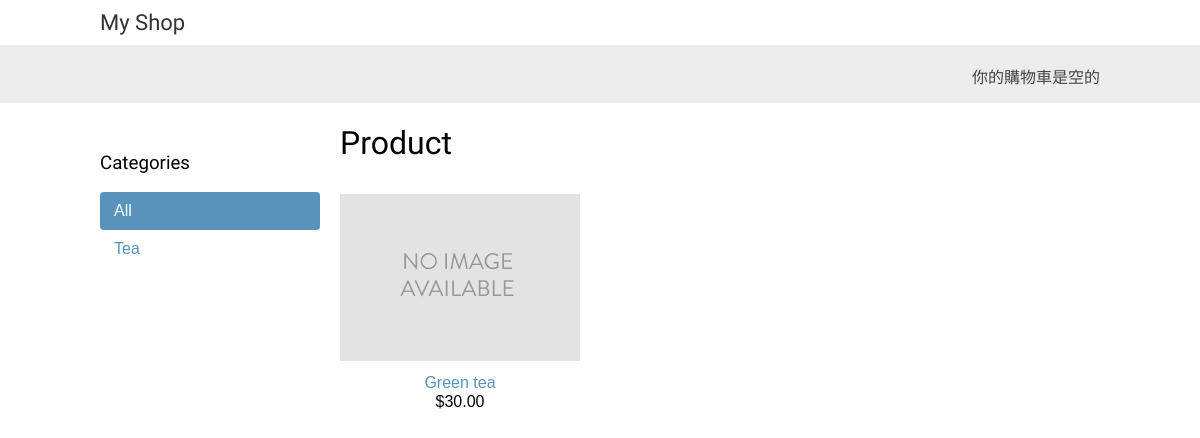
/, run on an earlier commit of the app's database.
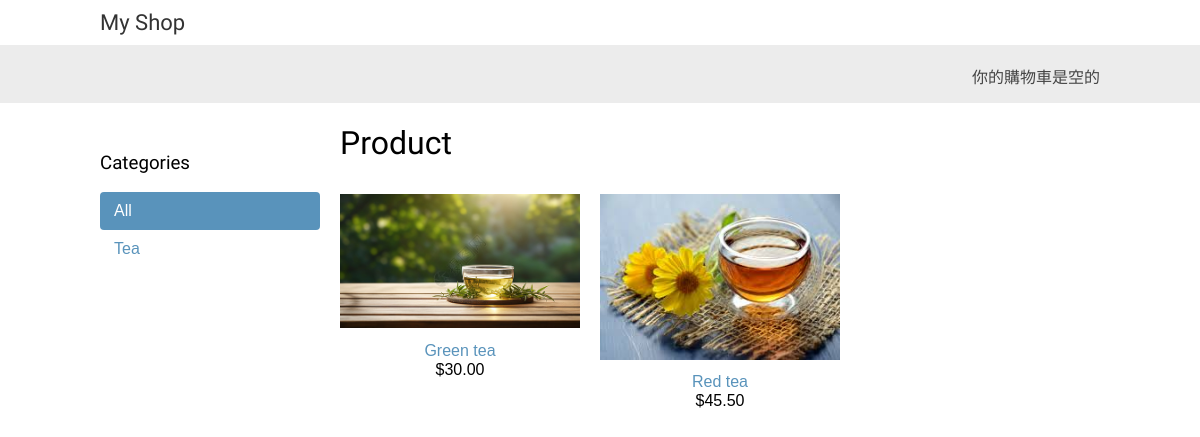
And on a later commit of the database.
### shop/models.py (models this page shows, shortened)
class Category(models.Model):
    name = models.CharField(max_length=200)
    slug = models.SlugField(max_length=200, unique=True)
    class Meta:
        ordering = ['name']
        indexes = [
            models.Index(fields=['name']),
        ]
        verbose_name = 'category'
        verbose_name_plural = 'categories'
    def get_absolute_url(self):
        return reverse('shop:product_list_by_category', args=[self.slug])

class Product(models.Model):
    category = models.ForeignKey(Category, related_name='products', on_delete=models.CASCADE)
    name = models.CharField(max_length=200)
    slug = models.SlugField(max_length=200)
    image = models.ImageField(upload_to='products/%Y/%m/%d', blank=True)
    description = models.TextField(blank=True)
    price = models.DecimalField(max_digits=10, decimal_places=2)
    available = models.BooleanField(default=True)
    created = models.DateTimeField(auto_now_add=True)
    updated = models.DateTimeField(auto_now=True)
    class Meta:
        ordering = ['name']
        indexes = [models.Index(fields=['id', 'slug']),
                   models.Index(fields=['name']),
                   models.Index(fields=['-created'])]
    def get_absolute_url(self):
        return reverse('shop:product_detail', args=[self.id, self.slug])

### shop/views.py (the view)
# urls.py: path('', views.product_list, name='product_list'),
def product_list(request, category_slug=None):
    category = None
    categories = Category.objects.all()
    products = Product.objects.filter(available=True)
    if category_slug:
        category = get_object_or_404(Category, slug=category_slug)
        products = products.filter(category=category)
    return render(request=request, template_name='shop/product/list.html',
                  context={'category': category,
                           'categories': categories,
                           'products': products})

### cart/cart.py (called while the page is built)
    def __len__(self):
        return sum(item['quantity'] for item in self.cart.values())

### cart/context_processors.py (called while the page is built)
def cart(request):
    return {'cart': Cart(request)}

### shop/templates/shop/product/list.html (shortened to what this page needs)
{% extends 'shop/base.html' %}
{% load static %}
{% block content %}
    <div id="sidebar">
        <h3>Categories</h3>
        <ul>
            <li {% if not category %} class="selected" {% endif %}>
                <a href="{% url 'shop:product_list' %}">All</a>
            </li>
            {% for c in categories %}
                <li {% if category.slug == c.slug %} class="selected" {% endif %}>
                    <a href="{{ c.get_absolute_url }}">{{ c.name }}</a>
                </li>
            {% endfor %}
        </ul>
    </div>
    <div id="main" class="product-list">
        <h1>{% if category %}{{ category.name }}{% else %}Product{% endif %}</h1>
        {% for product in products %}
            <div class="item">
                <a href="{{ product.get_absolute_url }}">
                    <img src="{% if product.image %}{{ product.image.url }}{% else %}{% static 'img/no_image.png' %}{% endif %}">
                </a>
                <a href="{{ product.get_absolute_url }}">{{ product.name }}</a>
                <br>
                ${{ product.price }}
            </div>
        {% endfor %}
    </div>
{% endblock %}

### shop/templates/shop/base.html (shortened to what this page needs)
<!DOCTYPE html>
<html lang="en">
<head>
    {% load static %}
    <link href="{% static 'base.css' %}" rel="stylesheet">
</head>
<body>
    <div id="header">
        <a href="/" class="logo">My Shop</a>
    </div>
    <div id="subheader">
        <div class="cart">
            {% with total_items=cart|length %}
                {% if total_items > 0 %}
                    你的購物車共有<a href="{% url 'cart:cart_detail' %}">{{ total_items }} 件商品，${{ cart.get_total_price }}</a>
                {% else %}
                    你的購物車是空的
                {% endif %}
            {% endwith %}
        </div>
    </div>
    <div id="content">
        {% block content %}
        {% endblock %}
    </div>
</body>
</html>

### shop/static/base.css (style rules this page uses)
body { margin:0; padding:0; font-family:helvetica, sans-serif; }
h1, h2, h3, h4, h5 , h6 { font-family: 'Ubuntu', sans-serif; font-weight:normal; }
a { text-decoration:none; color:#5993bb; }
#header { padding:10px 100px; font-size:18px; overflow:auto; }
#subheader { background:#ececec; color:#444; padding:15px 100px; overflow:auto; }
#header .logo { font-family: 'Ubuntu', sans-serif; float:left; color:#333; font-size:22px; margin-right:10%; }
#subheader .cart { float:right; padding-top:4px; }
#content { padding:0 100px; overflow:hidden; }
#sidebar { width:220px; padding:30px 20px 0 0; float:left; }
#sidebar ul { margin:0; padding:0; }
#sidebar ul li { margin:0; list-style:none; padding:10px 14px; }
#sidebar ul li a { display:block; }
#sidebar ul li.selected { background:#5993bb; border-radius:4px; }
#sidebar ul li.selected a { color:#fff; }
#main { float:left; width: 96%; margin-right:-220px; overflow:hidden; }
.product-list .item { width:25%; padding:10px 20px 10px 0; float:left; text-align:center; line-height:1.2; }
.product-list .item img { width:100%; margin-bottom:8px; }

What changed in the data, as far as the page shows it:
changed Product "Green tea": image: picture added in place of a placeholder
added Product: image (picture), name "Red tea", price "45.50"
